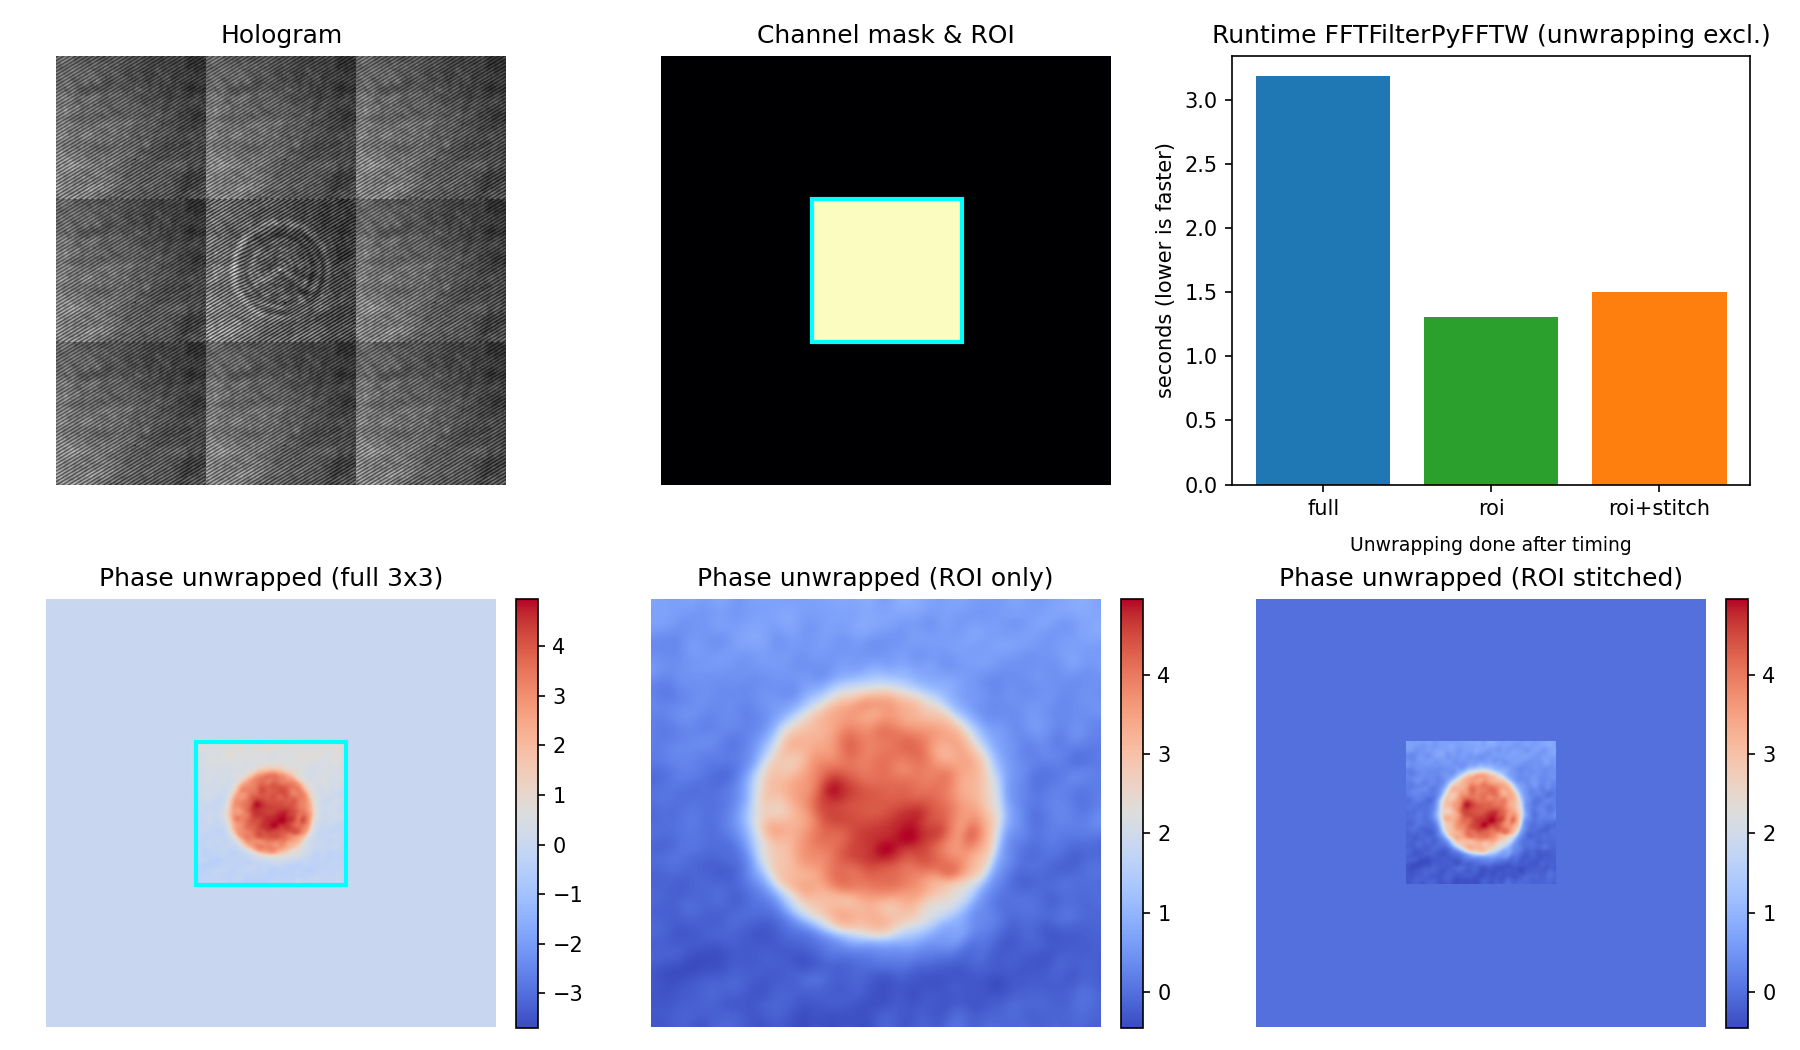

This figure's Python source:
"""ROI-based hologram processing vs full-frame processing

This example shows how to speed up off-axis hologram reconstruction
by restricting the FFT processing to regions-of-interest (ROIs) where
objects are located (e.g., inside the channel walls).

It compares the standard full-frame pipeline with ROI processing on
the provided cell hologram, visualises the ROIs, and plots simple
runtime benchmarks.
"""

from time import perf_counter
import numpy as np
import matplotlib.pyplot as plt
from skimage.restoration import unwrap_phase

import qpretrieve
from qpretrieve._ndarray_backend import xp

# Choose your Backend (numpy will use pyfftw)
backend = "numpy"

# choose your stack size (higher better for cupy comparison)
stack = 20


if backend == "cupy":
    qpretrieve.set_ndarray_backend("cupy")
    fft_interface = qpretrieve.fourier.FFTFilterCupy
else:
    qpretrieve.set_ndarray_backend("numpy")
    fft_interface = qpretrieve.fourier.FFTFilterPyFFTW

# --------------------------------------------------------------------------- #
# Load example data
# --------------------------------------------------------------------------- #
edata = np.load("./data/hologram_cell.npz")
hologram_base = xp.asarray(edata["data"])
bg_base = xp.asarray(edata["bg_data"])
hologram_stack = xp.stack([hologram_base] * stack, axis=0)
bg_stack = xp.stack([bg_base] * stack, axis=0)

# --------------------------------------------------------------------------- #
# Tile the input 3x3 with the hologram only in the center tile
# (use concat for CuPy compatibility)
# --------------------------------------------------------------------------- #
row_bg = xp.concatenate([bg_stack, bg_stack, bg_stack], axis=2)
row_mid = xp.concatenate([bg_stack, hologram_stack, bg_stack], axis=2)
hologram = xp.concatenate([row_bg, row_mid, row_bg], axis=1)
bg_row = xp.concatenate([bg_stack, bg_stack, bg_stack], axis=2)
bg = xp.concatenate([bg_row, bg_row, bg_row], axis=1)
tile_h, tile_w = hologram_base.shape

# Central tile coordinates (middle of the 3x3 grid)
y0, y1 = tile_h, 2 * tile_h
x0, x1 = tile_w, 2 * tile_w
roi_boxes = [(y0, y1, x0, x1)]
channel_mask = xp.zeros_like(hologram, dtype=bool)
channel_mask[:, y0:y1, x0:x1] = True
event_mask = channel_mask.copy()

def to_host(arr):
    """Convert xp array to host numpy for plotting."""
    return xp.asnumpy(arr) if hasattr(xp, "asnumpy") else xp.asarray(arr)

# Reuse one sideband estimate across all runs
def find_sideband():
    holo = qpretrieve.OffAxisHologram(hologram, padding=1,
                                      fft_interface=fft_interface)
    holo.run_pipeline(filter_name="smooth disk")
    return holo.pipeline_kws.get("sideband_freq")

sideband_freq = find_sideband()


def bench(fn, repeat=8):
    start = perf_counter()
    result = None
    for _ in range(repeat):
        result = fn()
    return (perf_counter() - start) / repeat, result


def run_full():
    holo = qpretrieve.OffAxisHologram(hologram, padding=1,
                                      fft_interface=fft_interface)
    holo.run_pipeline(filter_name="smooth disk",
                      sideband_freq=sideband_freq)
    bg_holo = qpretrieve.OffAxisHologram(bg, padding=1,
                                         fft_interface=fft_interface)
    bg_holo.run_pipeline(filter_name="smooth disk",
                         sideband_freq=sideband_freq)
    return holo.phase - bg_holo.phase


def run_roi():
    holo = qpretrieve.OffAxisHologram(hologram, padding=1,
                                      fft_interface=fft_interface)
    holo.run_pipeline_rois(
        roi_boxes=roi_boxes,
        stitch=False,
        filter_name="smooth disk",
        sideband_freq=sideband_freq,
    )
    bg_holo = qpretrieve.OffAxisHologram(bg, padding=1,
                                         fft_interface=fft_interface)
    bg_holo.run_pipeline_rois(
        roi_boxes=roi_boxes,
        stitch=False,
        filter_name="smooth disk",
        sideband_freq=sideband_freq,
    )
    return holo.phase - bg_holo.phase


def run_roi_stitch():
    holo = qpretrieve.OffAxisHologram(hologram, padding=1,
                                      fft_interface=fft_interface)
    holo.run_pipeline_rois(
        roi_boxes=roi_boxes,
        stitch=True,
        filter_name="smooth disk",
        sideband_freq=sideband_freq,
    )
    bg_holo = qpretrieve.OffAxisHologram(bg, padding=1,
                                         fft_interface=fft_interface)
    bg_holo.run_pipeline_rois(
        roi_boxes=roi_boxes,
        stitch=True,
        filter_name="smooth disk",
        sideband_freq=sideband_freq,
    )
    return holo.phase - bg_holo.phase


# run pyfftw warmups
_ = bench(run_full)
_ = bench(run_roi)
_ = bench(run_roi_stitch)
# now actually take the times
full_time, phase_full = bench(run_full)
roi_time, phase_roi = bench(run_roi)
roi_stitch_time, phase_roi_stitch = bench(run_roi_stitch)
phase_full = to_host(phase_full)
phase_roi = to_host(phase_roi)
phase_roi_stitch = to_host(phase_roi_stitch)
phase_full_disp = phase_full[0]
phase_roi_disp = phase_roi[0]
phase_roi_stitch_disp = phase_roi_stitch[0]
phase_full_tile = phase_full_disp[y0:y1, x0:x1]
# Unwrapped (not timed)
phase_full_unwrap = unwrap_phase(phase_full_disp)
phase_roi_unwrap = unwrap_phase(phase_roi_disp)
phase_roi_stitch_unwrap = unwrap_phase(phase_roi_stitch_disp)

# --------------------------------------------------------------------------- #
# Visualisation
# --------------------------------------------------------------------------- #
fig, axes = plt.subplots(2, 3, figsize=(12, 7))

ax = axes[0, 0]
ax.set_title("Hologram")
ax.imshow(to_host(hologram[0]), cmap="gray")
ax.axis("off")

ax = axes[0, 1]
ax.set_title("Channel mask & ROI")
mask_vis = xp.zeros_like(hologram, dtype=float)
mask_vis[channel_mask] = 0.4
mask_vis[event_mask] = 1.0
ax.imshow(to_host(mask_vis[0]), cmap="magma")
for (y0, y1, x0, x1) in roi_boxes:
    ax.add_patch(plt.Rectangle((x0, y0), x1 - x0, y1 - y0,
                               ec="cyan", fc="none", lw=2))
ax.axis("off")

ax = axes[0, 2]
ax.set_title(f"Runtime {fft_interface.__name__} (unwrapping excl.)")
ax.bar(["full", "roi", "roi+stitch"],
       [full_time, roi_time, roi_stitch_time],
       color=["tab:blue", "tab:green", "tab:orange"])
ax.set_ylabel("seconds (lower is faster)")
ax.annotate("Unwrapping done after timing", xy=(0.5, -0.12),
            xycoords="axes fraction", ha="center", va="top", fontsize=9)

ax = axes[1, 0]
ax.set_title("Phase unwrapped (full 3x3)")
im = ax.imshow(phase_full_unwrap, cmap="coolwarm")
ax.axis("off")
plt.colorbar(im, ax=ax, fraction=0.046, pad=0.04)
ax.add_patch(plt.Rectangle((x0, y0), x1 - x0, y1 - y0,
                           ec="cyan", fc="none", lw=2))

ax = axes[1, 1]
ax.set_title("Phase unwrapped (ROI only)")
im = ax.imshow(phase_roi_unwrap, cmap="coolwarm")
ax.axis("off")
plt.colorbar(im, ax=ax, fraction=0.046, pad=0.04)

ax = axes[1, 2]
ax.set_title("Phase unwrapped (ROI stitched)")
im = ax.imshow(phase_roi_stitch_unwrap, cmap="coolwarm")
ax.axis("off")
plt.colorbar(im, ax=ax, fraction=0.046, pad=0.04)

plt.tight_layout()
plt.savefig("roi_hologram.png", dpi=150)
plt.show()
